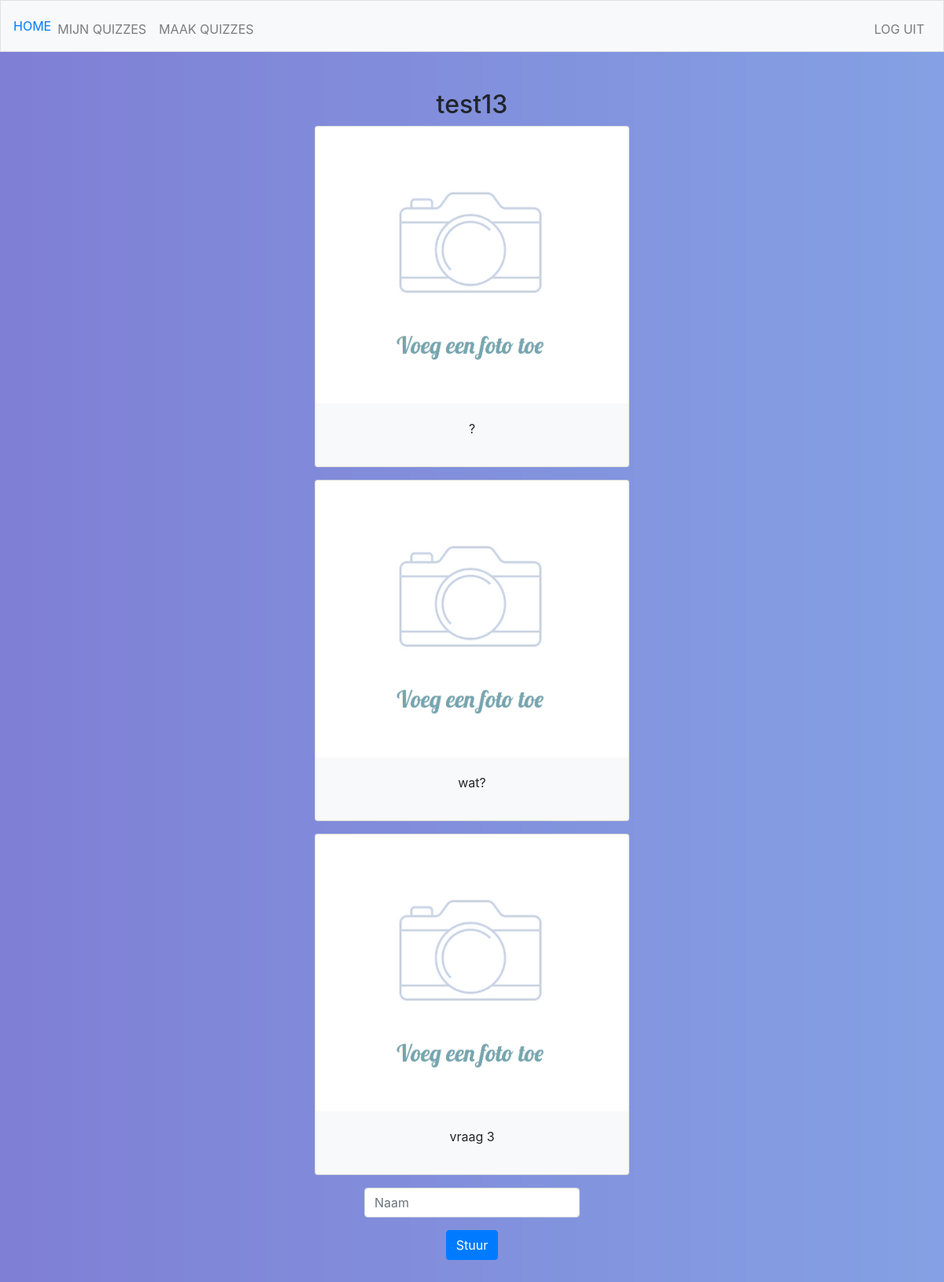
The app's page /vul_in?quiz_id=21 (signed in) with its own data.
### tables this page shows
CREATE TABLE 'quizes' ('quiz_id' integer PRIMARY KEY AUTOINCREMENT NOT NULL,'user_id' integer NOT NULL, 'quiz_titel'  text NOT NULL  , 'date'  timestamp DEFAULT CURRENT_DATE  );

CREATE TABLE 'questions' ('question_id' integer PRIMARY KEY AUTOINCREMENT NOT NULL, 'quiz_id' integer NOT NULL, 'question'  varchar(255) NOT NULL  , 'filename' bytea);

### application.py (the view)
@app.route("/vul_in", methods=["GET", "POST"])
@login_required
def vul_in():
    quiz_id = request.args.get("quiz_id")
    titel = db.execute("SELECT quiz_titel FROM quizes WHERE quiz_id = :quiz_id", quiz_id = quiz_id)
    questions = db.execute("SELECT * FROM questions WHERE quiz_id = :quiz_id", quiz_id = quiz_id)
    answers = db.execute("SELECT * FROM answers WHERE quiz_id = :quiz_id", quiz_id = quiz_id)
    random.shuffle(answers)
    if request.method == "POST":
        participantnaam = request.form.get("participantnaam")
        for question in questions:
            print(question)
            test = request.form.get(question['question_id'])
            print(test)
        return redirect("/index")
    else:
        return render_template("vul_in.html", questions = questions, titel = titel[0]['quiz_titel'], answers = answers)

### application.py (called while the page is built)
@app.after_request
def after_request(response):
    response.headers["Cache-Control"] = "no-cache, no-store, must-revalidate"
    response.headers["Expires"] = 0
    response.headers["Pragma"] = "no-cache"
    return response

### helpers.py (called while the page is built)
def login_required(f):
    @wraps(f)
    def decorated_function(*args, **kwargs):
        if session.get("user_id") is None:
            return redirect("/login")
        return f(*args, **kwargs)
    return decorated_function

### templates/vul_in.html (shortened to what this page needs)
{% extends "layout.html" %}
{% block main %}
<h2> {{titel}} </h2>
<form action="/vul_in" method="post">
{% for question in questions %}
<div class="container">
  <div class="row justify-content-center">
  <div class="card bg-light mb-3" style="width: 25rem;">
    <img class="card-img-top" src="static/Schermopname (89).png" alt="Voeg een foto toe" style="height: 22rem">
    <div class="card-body">
      <div class="form-group">
        {{question['question']}}
      </div>
    </div>
  </div>
  </div>
</div>
{% endfor %}
<div class="form-group">
  <input autocomplete="off" autofocus class="form-control" name="participantnaam" placeholder="Naam" type="text">
</div>
<button class="btn btn-primary" type="submit" name="submit_button">Stuur</button>
</form>
{% endblock %}

### static/styles.css (style rules this page uses)
main .form-control { display: inline-block; width: auto; }
main img { max-width: 100%; }
body { background-image: url("Azur Lane.jpg"); background-repeat: no-repeat; background-size: cover; }

### records on screen
quizes: quiz_titel "test13"
questions: question "?"
questions: question "wat?"
questions: question "vraag 3"
